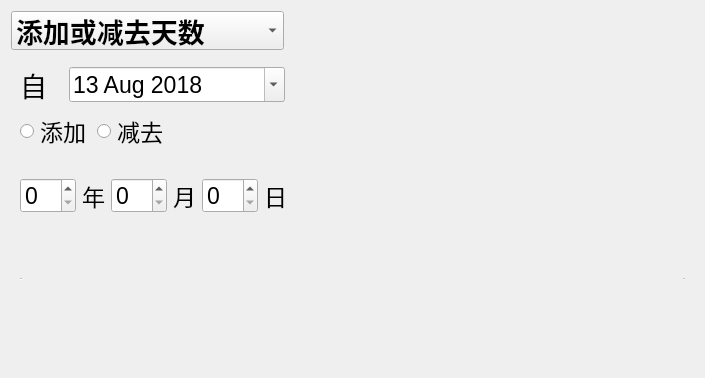
<?xml version="1.0" encoding="UTF-8"?>
<ui version="4.0">
 <class>Date</class>
 <widget class="QWidget" name="Date">
  <property name="geometry">
   <rect>
    <x>0</x>
    <y>0</y>
    <width>705</width>
    <height>378</height>
   </rect>
  </property>
  <property name="windowTitle">
   <string>Form</string>
  </property>
  <layout class="QGridLayout" name="gridLayout">
   <item row="1" column="0">
    <widget class="QStackedWidget" name="stackedWidget">
     <property name="currentIndex">
      <number>1</number>
     </property>
     <widget class="QWidget" name="page">
      <layout class="QVBoxLayout" name="verticalLayout_3" stretch="1,1,1,1,3,3">
       <item>
        <layout class="QHBoxLayout" name="horizontalLayout_5">
         <item>
          <widget class="QLabel" name="label_5">
           <property name="font">
            <font>
             <pointsize>17</pointsize>
            </font>
           </property>
           <property name="text">
            <string>自</string>
           </property>
          </widget>
         </item>
         <item>
          <spacer name="horizontalSpacer_5">
           <property name="orientation">
            <enum>Qt::Horizontal</enum>
           </property>
           <property name="sizeHint" stdset="0">
            <size>
             <width>40</width>
             <height>20</height>
            </size>
           </property>
          </spacer>
         </item>
        </layout>
       </item>
       <item>
        <layout class="QHBoxLayout" name="horizontalLayout_6">
         <item>
          <widget class="QDateEdit" name="dateEdit_2">
           <property name="font">
            <font>
             <pointsize>17</pointsize>
            </font>
           </property>
           <property name="calendarPopup">
            <bool>true</bool>
           </property>
           <property name="date">
            <date>
             <year>2018</year>
             <month>8</month>
             <day>13</day>
            </date>
           </property>
          </widget>
         </item>
         <item>
          <spacer name="horizontalSpacer_6">
           <property name="orientation">
            <enum>Qt::Horizontal</enum>
           </property>
           <property name="sizeHint" stdset="0">
            <size>
             <width>40</width>
             <height>20</height>
            </size>
           </property>
          </spacer>
         </item>
        </layout>
       </item>
       <item>
        <layout class="QHBoxLayout" name="horizontalLayout_7">
         <item>
          <widget class="QLabel" name="label_6">
           <property name="font">
            <font>
             <pointsize>17</pointsize>
            </font>
           </property>
           <property name="text">
            <string>至</string>
           </property>
          </widget>
         </item>
         <item>
          <spacer name="horizontalSpacer_7">
           <property name="orientation">
            <enum>Qt::Horizontal</enum>
           </property>
           <property name="sizeHint" stdset="0">
            <size>
             <width>40</width>
             <height>20</height>
            </size>
           </property>
          </spacer>
         </item>
        </layout>
       </item>
       <item>
        <layout class="QHBoxLayout" name="horizontalLayout_8">
         <item>
          <widget class="QDateEdit" name="dateEdit">
           <property name="font">
            <font>
             <pointsize>17</pointsize>
            </font>
           </property>
           <property name="calendarPopup">
            <bool>true</bool>
           </property>
           <property name="date">
            <date>
             <year>2019</year>
             <month>8</month>
             <day>13</day>
            </date>
           </property>
          </widget>
         </item>
         <item>
          <spacer name="horizontalSpacer_8">
           <property name="orientation">
            <enum>Qt::Horizontal</enum>
           </property>
           <property name="sizeHint" stdset="0">
            <size>
             <width>40</width>
             <height>20</height>
            </size>
           </property>
          </spacer>
         </item>
        </layout>
       </item>
       <item>
        <widget class="QTextEdit" name="textEdit_out">
         <property name="enabled">
          <bool>false</bool>
         </property>
         <property name="font">
          <font>
           <pointsize>20</pointsize>
           <weight>75</weight>
           <bold>true</bold>
          </font>
         </property>
         <property name="frameShape">
          <enum>QFrame::HLine</enum>
         </property>
        </widget>
       </item>
       <item>
        <spacer name="verticalSpacer_2">
         <property name="orientation">
          <enum>Qt::Vertical</enum>
         </property>
         <property name="sizeHint" stdset="0">
          <size>
           <width>20</width>
           <height>40</height>
          </size>
         </property>
        </spacer>
       </item>
      </layout>
     </widget>
     <widget class="QWidget" name="page_2">
      <layout class="QVBoxLayout" name="verticalLayout_2" stretch="1,1,3,3,0">
       <item>
        <layout class="QHBoxLayout" name="horizontalLayout_2" stretch="1,5,0">
         <item>
          <widget class="QLabel" name="label">
           <property name="font">
            <font>
             <pointsize>20</pointsize>
            </font>
           </property>
           <property name="text">
            <string>自</string>
           </property>
          </widget>
         </item>
         <item>
          <widget class="QDateEdit" name="dateEdit_3">
           <property name="font">
            <font>
             <pointsize>17</pointsize>
             <weight>50</weight>
             <bold>false</bold>
             <kerning>true</kerning>
            </font>
           </property>
           <property name="calendarPopup">
            <bool>true</bool>
           </property>
           <property name="date">
            <date>
             <year>2018</year>
             <month>8</month>
             <day>13</day>
            </date>
           </property>
          </widget>
         </item>
         <item>
          <spacer name="horizontalSpacer">
           <property name="orientation">
            <enum>Qt::Horizontal</enum>
           </property>
           <property name="sizeHint" stdset="0">
            <size>
             <width>400</width>
             <height>20</height>
            </size>
           </property>
          </spacer>
         </item>
        </layout>
       </item>
       <item>
        <layout class="QHBoxLayout" name="horizontalLayout_3" stretch="1,1,0">
         <property name="sizeConstraint">
          <enum>QLayout::SetFixedSize</enum>
         </property>
         <item>
          <widget class="QRadioButton" name="radioButton_add">
           <property name="font">
            <font>
             <pointsize>17</pointsize>
            </font>
           </property>
           <property name="text">
            <string>添加</string>
           </property>
          </widget>
         </item>
         <item>
          <widget class="QRadioButton" name="radioButton_sub">
           <property name="font">
            <font>
             <pointsize>17</pointsize>
            </font>
           </property>
           <property name="text">
            <string>减去</string>
           </property>
          </widget>
         </item>
         <item>
          <spacer name="horizontalSpacer_2">
           <property name="orientation">
            <enum>Qt::Horizontal</enum>
           </property>
           <property name="sizeHint" stdset="0">
            <size>
             <width>600</width>
             <height>20</height>
            </size>
           </property>
          </spacer>
         </item>
        </layout>
       </item>
       <item>
        <layout class="QHBoxLayout" name="horizontalLayout_4" stretch="2,1,2,1,2,1,0">
         <item>
          <widget class="QSpinBox" name="spinBox_year">
           <property name="font">
            <font>
             <pointsize>17</pointsize>
            </font>
           </property>
          </widget>
         </item>
         <item>
          <widget class="QLabel" name="label_2">
           <property name="font">
            <font>
             <pointsize>17</pointsize>
            </font>
           </property>
           <property name="text">
            <string>年</string>
           </property>
          </widget>
         </item>
         <item>
          <widget class="QSpinBox" name="spinBox_month">
           <property name="font">
            <font>
             <pointsize>17</pointsize>
            </font>
           </property>
          </widget>
         </item>
         <item>
          <widget class="QLabel" name="label_3">
           <property name="font">
            <font>
             <pointsize>17</pointsize>
            </font>
           </property>
           <property name="text">
            <string>月</string>
           </property>
          </widget>
         </item>
         <item>
          <widget class="QSpinBox" name="spinBox_day">
           <property name="font">
            <font>
             <pointsize>17</pointsize>
            </font>
           </property>
          </widget>
         </item>
         <item>
          <widget class="QLabel" name="label_4">
           <property name="font">
            <font>
             <pointsize>17</pointsize>
            </font>
           </property>
           <property name="text">
            <string>日</string>
           </property>
          </widget>
         </item>
         <item>
          <spacer name="horizontalSpacer_4">
           <property name="orientation">
            <enum>Qt::Horizontal</enum>
           </property>
           <property name="sizeHint" stdset="0">
            <size>
             <width>400</width>
             <height>20</height>
            </size>
           </property>
          </spacer>
         </item>
        </layout>
       </item>
       <item>
        <widget class="QTextEdit" name="textEdit_out2">
         <property name="enabled">
          <bool>false</bool>
         </property>
         <property name="font">
          <font>
           <pointsize>17</pointsize>
           <weight>50</weight>
           <bold>false</bold>
          </font>
         </property>
         <property name="frameShape">
          <enum>QFrame::HLine</enum>
         </property>
         <property name="html">
          <string>&lt;!DOCTYPE HTML PUBLIC &quot;-//W3C//DTD HTML 4.0//EN&quot; &quot;http://www.w3.org/TR/REC-html40/strict.dtd&quot;&gt;
&lt;html&gt;&lt;head&gt;&lt;meta name=&quot;qrichtext&quot; content=&quot;1&quot; /&gt;&lt;style type=&quot;text/css&quot;&gt;
p, li { white-space: pre-wrap; }
&lt;/style&gt;&lt;/head&gt;&lt;body style=&quot; font-family:'SimSun'; font-size:17pt; font-weight:400; font-style:normal;&quot;&gt;
&lt;p style=&quot;-qt-paragraph-type:empty; margin-top:0px; margin-bottom:0px; margin-left:0px; margin-right:0px; -qt-block-indent:0; text-indent:0px; font-size:16pt;&quot;&gt;&lt;br /&gt;&lt;/p&gt;&lt;/body&gt;&lt;/html&gt;</string>
         </property>
        </widget>
       </item>
       <item>
        <spacer name="verticalSpacer">
         <property name="orientation">
          <enum>Qt::Vertical</enum>
         </property>
         <property name="sizeHint" stdset="0">
          <size>
           <width>20</width>
           <height>40</height>
          </size>
         </property>
        </spacer>
       </item>
      </layout>
     </widget>
    </widget>
   </item>
   <item row="0" column="0">
    <layout class="QHBoxLayout" name="horizontalLayout" stretch="1,0">
     <item>
      <widget class="QComboBox" name="comboBox">
       <property name="sizePolicy">
        <sizepolicy hsizetype="Preferred" vsizetype="Preferred">
         <horstretch>0</horstretch>
         <verstretch>0</verstretch>
        </sizepolicy>
       </property>
       <property name="minimumSize">
        <size>
         <width>0</width>
         <height>0</height>
        </size>
       </property>
       <property name="maximumSize">
        <size>
         <width>16777215</width>
         <height>70</height>
        </size>
       </property>
       <property name="font">
        <font>
         <pointsize>20</pointsize>
         <weight>75</weight>
         <bold>true</bold>
        </font>
       </property>
       <property name="layoutDirection">
        <enum>Qt::LeftToRight</enum>
       </property>
       <property name="sizeAdjustPolicy">
        <enum>QComboBox::AdjustToContents</enum>
       </property>
       <item>
        <property name="text">
         <string>添加或减去天数</string>
        </property>
       </item>
       <item>
        <property name="text">
         <string>日期之间的相隔时间</string>
        </property>
       </item>
      </widget>
     </item>
     <item>
      <spacer name="horizontalSpacer_3">
       <property name="orientation">
        <enum>Qt::Horizontal</enum>
       </property>
       <property name="sizeHint" stdset="0">
        <size>
         <width>410</width>
         <height>20</height>
        </size>
       </property>
      </spacer>
     </item>
    </layout>
   </item>
  </layout>
 </widget>
 <resources/>
 <connections/>
</ui>
